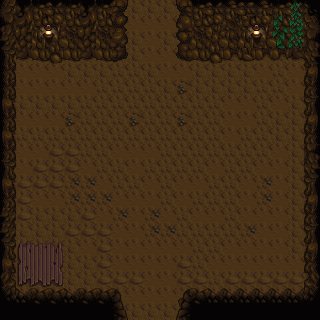

The image is a tile-based game level rendered from a .tmx file. Its description and complete source (layers, tilesets, objects, tile grids) follow:
An orthogonal 20x20 tile map with 16x16 px tiles, 2 tile layers (Tiled, Wall) and 35 objects (12x grass, 9x rock, 6x collision, 6x pot, maze1Trigger, ...).

<map version="1.2" tiledversion="1.2.4" orientation="orthogonal" renderorder="right-down" width="20" height="20" tilewidth="16" tileheight="16" infinite="0" nextlayerid="7" nextobjectid="37">
 <tileset firstgid="1" source="../../MapTextures/mine..tsx" />
 <layer id="1" name="Tiled" width="20" height="20">
  <data encoding="csv">
167,167,167,167,167,167,167,167,167,167,167,167,167,167,167,167,167,167,167,167,
167,167,167,167,167,167,167,156,156,156,156,167,167,167,167,167,156,156,156,156,
167,167,167,167,167,167,167,167,167,156,167,167,167,167,139,139,139,156,167,167,
167,167,167,167,167,167,167,167,167,156,156,167,167,167,167,167,156,139,167,167,
156,156,156,156,167,167,167,139,139,167,156,156,167,167,167,167,156,139,156,167,
156,156,156,156,156,156,139,139,139,139,167,154,167,167,167,167,139,139,156,167,
167,167,167,167,167,139,139,139,139,139,139,139,139,139,156,156,139,156,167,167,
156,156,156,156,154,139,139,139,154,139,139,154,139,139,156,156,139,167,167,167,
156,139,139,139,139,139,139,139,139,139,139,139,139,139,156,139,139,167,167,167,
156,156,156,141,141,139,139,156,156,156,139,139,139,139,139,139,139,156,167,156,
156,156,141,141,141,156,139,139,156,139,139,139,139,156,139,139,156,156,167,156,
141,141,141,141,140,140,156,139,139,156,139,156,156,139,139,156,140,156,167,156,
141,141,156,156,140,140,140,156,156,156,139,156,139,139,139,156,140,156,167,156,
156,141,167,167,167,141,156,140,156,140,156,139,156,156,139,156,156,156,167,156,
167,167,167,167,141,141,141,156,156,140,140,139,139,139,139,140,156,156,167,156,
167,241,242,243,167,156,141,156,156,156,156,156,139,139,156,156,156,156,167,167,
167,257,258,259,167,167,141,156,156,156,156,141,139,156,156,156,156,156,156,167,
167,273,274,275,167,167,141,141,141,156,156,141,141,139,141,141,141,141,141,141,
167,167,167,167,167,167,141,156,156,156,156,156,156,141,141,141,156,141,156,167,
167,167,167,167,167,167,167,167,167,167,167,167,167,141,156,156,141,167,167,167
</data>
 </layer>
 <layer id="2" name="Wall" width="20" height="20">
  <data encoding="csv">
85,86,74,75,74,86,74,72,0,0,0,73,74,75,76,77,76,8,9,112,
101,102,66,67,90,102,90,88,0,0,0,89,90,91,92,66,67,24,25,128,
117,118,82,83,106,118,106,104,0,0,0,105,106,107,108,82,83,40,41,144,
133,134,122,123,122,134,122,120,0,0,0,121,122,123,124,125,124,124,159,160,
165,0,0,0,0,0,0,136,0,0,0,0,0,0,0,0,0,0,0,192,
165,0,0,0,0,0,0,0,0,0,0,0,0,0,0,0,0,0,0,208,
149,0,0,0,0,0,0,0,0,0,0,0,0,0,0,0,0,0,0,176,
165,0,0,0,0,0,0,0,0,0,0,0,0,0,0,0,0,0,0,192,
149,0,0,0,0,0,0,0,0,0,0,0,0,0,0,0,0,0,0,208,
165,0,0,0,0,0,0,0,0,0,0,0,0,0,0,0,0,0,0,144,
133,0,0,0,0,0,0,0,0,0,0,0,0,0,0,0,0,0,0,160,
149,0,0,0,0,0,0,0,0,0,0,0,0,0,0,0,0,0,0,176,
165,0,0,0,0,0,0,0,0,0,0,0,0,0,0,0,0,0,0,192,
117,0,0,0,0,0,0,0,0,0,0,0,0,0,0,0,0,0,0,208,
117,0,0,0,0,0,0,0,0,0,0,0,0,0,0,0,0,0,0,176,
133,0,0,0,0,0,0,0,0,0,0,0,0,0,0,0,0,0,0,192,
149,0,0,0,0,0,0,0,0,0,0,0,0,0,0,0,0,0,0,208,
181,0,0,0,0,0,0,0,0,0,0,0,0,0,0,0,0,0,0,224,
197,215,216,216,215,216,216,217,0,0,0,221,216,215,215,215,215,215,215,207,
78,78,78,78,78,78,78,233,0,0,0,237,78,78,78,78,78,78,78,78
</data>
 </layer>
 <objectgroup id="4" name="Collision">
  <object id="1" name="collision" x="178.667" y="1.33333" width="142" height="58" />
  <object id="2" name="collision" x="-0.666667" y="1.33333" width="128" height="57.3333" />
  <object id="3" name="collision" x="0" y="58.6667" width="18" height="262.667" />
  <object id="4" name="collision" x="18" y="289.333" width="107.333" height="30" />
  <object id="5" name="collision" x="177.333" y="290.667" width="143.333" height="29.3333" />
  <object id="6" name="collision" x="304" y="59.3333" width="16.6667" height="232" />
 </objectgroup>
 <objectgroup id="6" name="GrassAndRock">
  <object id="9" name="grass" x="18.6667" y="58.6667" width="16" height="16" />
  <object id="10" name="grass" x="34.6667" y="58" width="16" height="16" />
  <object id="11" name="grass" x="51.6667" y="58" width="16" height="16" />
  <object id="12" name="grass" x="68.1667" y="57.6667" width="16" height="16" />
  <object id="13" name="grass" x="287.333" y="59" width="16" height="16" />
  <object id="14" name="grass" x="269.667" y="59.3333" width="16" height="16" />
  <object id="15" name="grass" x="251.333" y="59.5" width="16" height="16" />
  <object id="16" name="grass" x="232.333" y="59.5" width="16" height="16" />
  <object id="17" name="grass" x="285" y="273" width="16" height="16" />
  <object id="18" name="grass" x="267.5" y="273.5" width="16" height="16" />
  <object id="19" name="grass" x="74.5" y="273" width="16" height="16" />
  <object id="20" name="grass" x="56" y="274" width="16" height="16" />
  <object id="21" name="rock" x="205.5" y="59.5" width="16" height="16" />
  <object id="22" name="rock" x="187.5" y="60" width="16" height="16" />
  <object id="23" name="rock" x="88.5" y="58.5" width="16" height="16" />
  <object id="24" name="rock" x="106" y="58.5" width="16" height="16" />
  <object id="25" name="rock" x="19" y="122" width="16" height="16" />
  <object id="26" name="rock" x="19.5" y="154.5" width="16" height="16" />
  <object id="27" name="rock" x="287" y="138" width="16" height="16" />
  <object id="28" name="rock" x="287.5" y="159" width="16" height="16" />
  <object id="29" name="rock" x="269.5" y="158.5" width="16" height="16" />
 </objectgroup>
 <objectgroup id="5" name="Object">
  <object id="7" name="maze1Trigger" x="128" y="2" width="51" height="39.5" />
  <object id="8" name="outTrigger" x="126.667" y="299.333" width="49.3333" height="20.6667" />
  <object id="30" name="pot" x="105.5" y="82" width="16" height="16" />
  <object id="31" name="pot" x="104.5" y="97" width="16" height="16" />
  <object id="32" name="pot" x="105.5" y="111.5" width="16" height="16" />
  <object id="34" name="pot" x="188.5" y="80" width="16" height="16" />
  <object id="35" name="pot" x="188.5" y="96.5" width="16" height="16" />
  <object id="36" name="pot" x="189.5" y="113" width="16" height="16" />
 </objectgroup>
</map>
